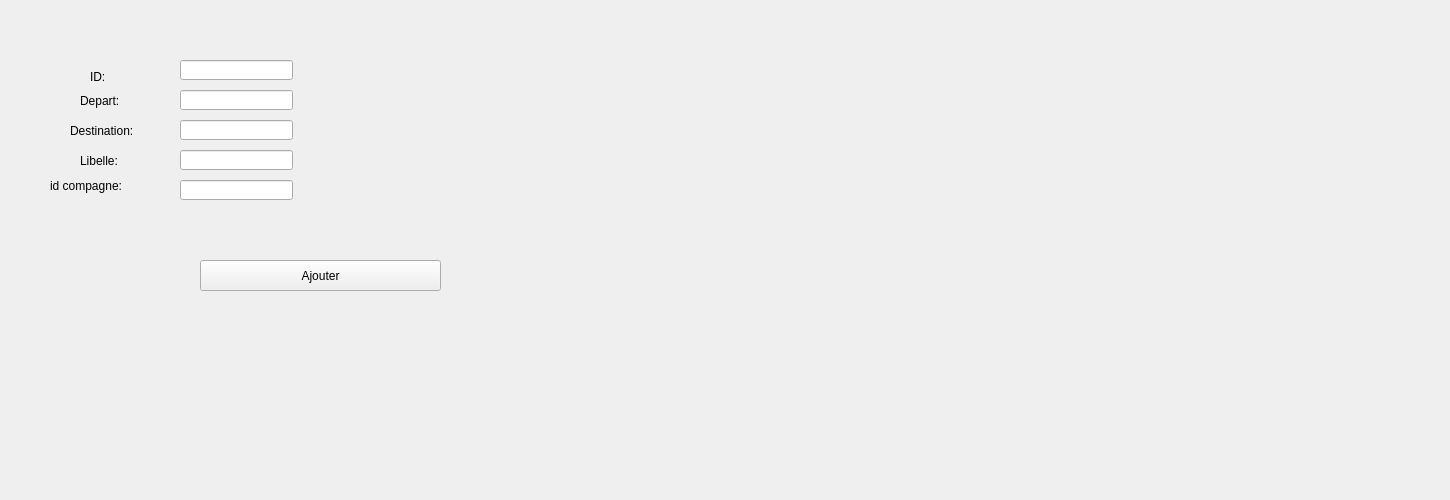
      <widget class="QWidget" name="tab_65">
       <attribute name="title">
        <string>Ajouter</string>
       </attribute>
       <widget class="QLabel" name="label_91">
        <property name="geometry">
         <rect>
          <x>90</x>
          <y>70</y>
          <width>47</width>
          <height>13</height>
         </rect>
        </property>
        <property name="text">
         <string>ID:</string>
        </property>
       </widget>
       <widget class="QLabel" name="label_92">
        <property name="geometry">
         <rect>
          <x>80</x>
          <y>90</y>
          <width>81</width>
          <height>21</height>
         </rect>
        </property>
        <property name="text">
         <string>Depart:</string>
        </property>
       </widget>
       <widget class="QLabel" name="label_93">
        <property name="geometry">
         <rect>
          <x>70</x>
          <y>120</y>
          <width>101</width>
          <height>21</height>
         </rect>
        </property>
        <property name="text">
         <string>Destination:</string>
        </property>
       </widget>
       <widget class="QLabel" name="label_94">
        <property name="geometry">
         <rect>
          <x>80</x>
          <y>150</y>
          <width>101</width>
          <height>21</height>
         </rect>
        </property>
        <property name="text">
         <string>Libelle:</string>
        </property>
       </widget>
       <widget class="QLineEdit" name="id_2">
        <property name="geometry">
         <rect>
          <x>180</x>
          <y>60</y>
          <width>113</width>
          <height>20</height>
         </rect>
        </property>
       </widget>
       <widget class="QLineEdit" name="destination">
        <property name="geometry">
         <rect>
          <x>180</x>
          <y>120</y>
          <width>113</width>
          <height>20</height>
         </rect>
        </property>
       </widget>
       <widget class="QLineEdit" name="depart">
        <property name="geometry">
         <rect>
          <x>180</x>
          <y>90</y>
          <width>113</width>
          <height>20</height>
         </rect>
        </property>
       </widget>
       <widget class="QLineEdit" name="libelle">
        <property name="geometry">
         <rect>
          <x>180</x>
          <y>150</y>
          <width>113</width>
          <height>20</height>
         </rect>
        </property>
       </widget>
       <widget class="QPushButton" name="ajouter_offre">
        <property name="geometry">
         <rect>
          <x>200</x>
          <y>260</y>
          <width>241</width>
          <height>31</height>
         </rect>
        </property>
        <property name="text">
         <string>Ajouter</string>
        </property>
       </widget>
       <widget class="QLabel" name="img6">
        <property name="geometry">
         <rect>
          <x>0</x>
          <y>0</y>
          <width>1441</width>
          <height>491</height>
         </rect>
        </property>
        <property name="text">
         <string/>
        </property>
       </widget>
       <widget class="QLineEdit" name="idc">
        <property name="geometry">
         <rect>
          <x>180</x>
          <y>180</y>
          <width>113</width>
          <height>20</height>
         </rect>
        </property>
       </widget>
       <widget class="QLabel" name="label_95">
        <property name="geometry">
         <rect>
          <x>50</x>
          <y>170</y>
          <width>121</width>
          <height>31</height>
         </rect>
        </property>
        <property name="text">
         <string>id compagne:</string>
        </property>
       </widget>
       <zorder>img6</zorder>
       <zorder>label_91</zorder>
       <zorder>label_92</zorder>
       <zorder>label_93</zorder>
       <zorder>label_94</zorder>
       <zorder>id_2</zorder>
       <zorder>label_95</zorder>
       <zorder>destination</zorder>
       <zorder>depart</zorder>
       <zorder>libelle</zorder>
       <zorder>ajouter_offre</zorder>
       <zorder>idc</zorder>
      </widget>
